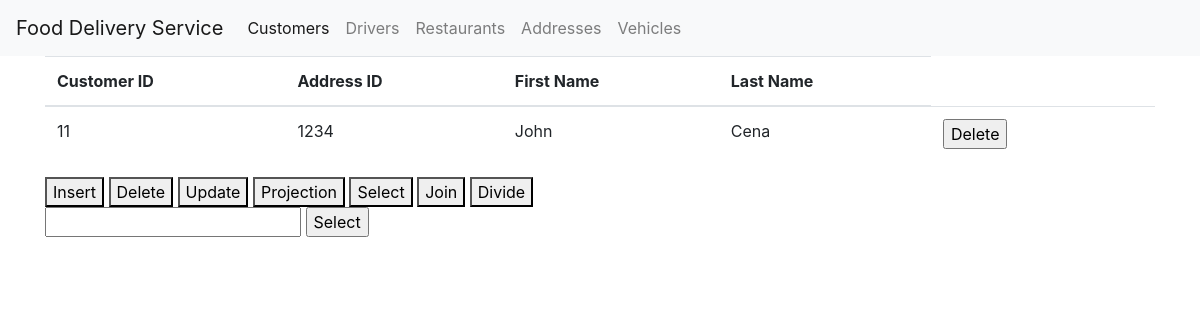
The page /customers on the database as committed earlier.
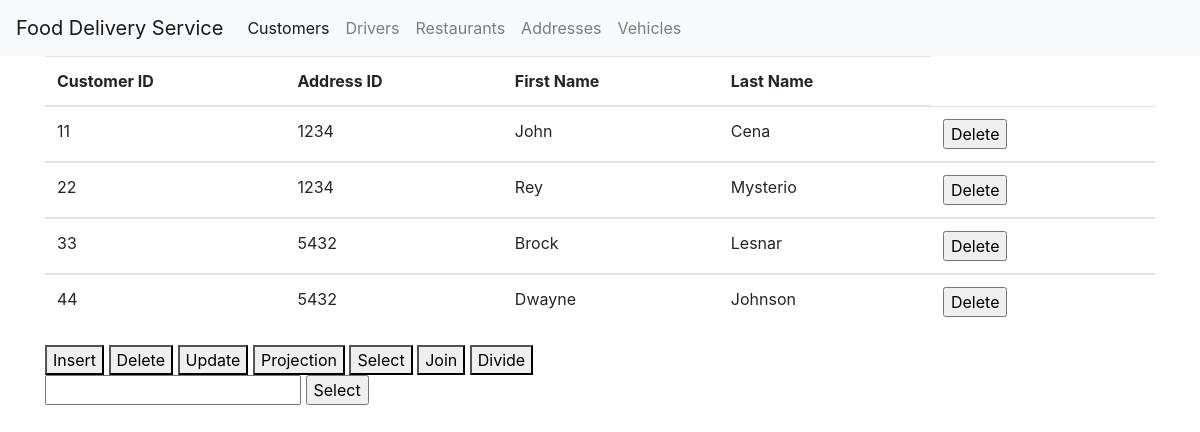
The same page on the database as committed later.
### tables this page shows
CREATE TABLE Customer (
	customer_id integer,
	addressID integer,
	first_name char(50),
    last_name char(50),
	PRIMARY KEY (customer_id),
	FOREIGN KEY (addressID) REFERENCES Address
);

### app.py (the view)
@app.route('/customers')
def customer():
    db_conn = sqlite3.connect("food_delivery.db");
    cur = db_conn.cursor();
    tableData =  table("Customer");
    db_conn.close()
    print(tableData)
    return render_template('customer.html', tableData = tableData);

### app.py (called while the page is built)
def select_table(table: str, attributes: str) -> str:
    db_conn = sqlite3.connect("food_delivery.db")
    cur = db_conn.cursor()
    out = []
    for row in cur.execute(f"SELECT {attributes} FROM {table}"):
        out.append(row)
    return out;

@app.route("/tables/<tablename>", methods=['GET'])
def table(tablename: str):
    attributes = request.args.get("attributes")
    if attributes is None:
        attributes = "*"
    return select_table(tablename, attributes)

### templates/customer.html (shortened to what this page needs)
{% extends 'base.html' %}
{% block content %}
<div>
<table class="table">
    <thead>
      <tr>
        <th scope="col">Customer ID</th>
        <th scope="col">Address ID</th>
        <th scope="col">First Name</th>
        <th scope="col">Last Name</th>
      </tr>
    </thead>
    {% for user in tableData %}
    <tbody>
      <td>{{ user[0] }} </td>
      <td>{{ user[1] }} </td>
      <td>{{ user[2] }} </td>
      <td>{{ user[3] }} </td>
      <td><form action="{{ url_for('delete_customer') }}" method=post>
  <input type=submit  value="Delete" />
    </form>
    <td>
    </tbody>
    {% endfor %}
  </table>
</div>
<div>
  <Button onclick="myFunction()"> Insert </Button>
    <Button onclick="myFunction()"> Delete </Button>
    <Button onclick="myFunction()"> Update </Button>
    <Button onclick="myFunction()"> Projection </Button>
    <Button onclick="myFunction()"> Select </Button>
    <Button onclick="myFunction()"> Join</Button>
    <Button onclick="myFunction()"> Divide</Button>
<td><form action="{{ url_for('select_customer') }}" method=post>
  <input type=text value=""name=selector />
<input type=submit  value="Select" />
</form>
</div>
{% endblock %}

### templates/base.html (shortened to what this page needs)
<!doctype html>
<html lang="en">
  <head>
    <link rel="stylesheet" href="https://stackpath.bootstrapcdn.com/bootstrap/4.3.1/css/bootstrap.min.css">
  </head>
  <body>
      <div>
        <nav class="navbar navbar-expand-lg navbar-light bg-light">
          <a class="navbar-brand" href="/">Food Delivery Service</a>
          <div class="collapse navbar-collapse" id="navbarSupportedContent">
            <ul class="navbar-nav mr-auto">
              <li class="nav-item active">
                <a class="nav-link" href="/customers">Customers<span class="sr-only">(current)</span></a>
              </li>
              <li class="nav-item">
                <a class="nav-link" href="/drivers">Drivers</a>
              </li>
              <li class="nav-item">
                <a class="nav-link" href="/restaurants">Restaurants</a>
              </li>
              <li class="nav-item">
                <a class="nav-link" href="/address">Addresses</a>
              </li>
              <li class="nav-item">
                <a class="nav-link" href="/vehicles">Vehicles</a>
              </li>
            </ul>
        </div>
     </div>
        <div class="container">
                {% block content %} {% endblock %}
        </div>
  </body>
</html>

Rows that differ between the two databases and show on the page:
added Customer: customer_id "22", addressID "1234", first_name "Rey", last_name "Mysterio"
added Customer: customer_id "33", addressID "5432", first_name "Brock", last_name "Lesnar"
added Customer: customer_id "44", addressID "5432", first_name "Dwayne", last_name "Johnson"
